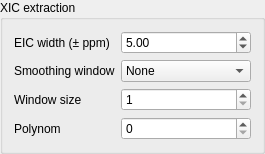
                          <widget class="QGroupBox" name="groupBox_7">
                           <property name="title">
                            <string>XIC extraction</string>
                           </property>
                           <layout class="QGridLayout" name="gridLayout_36">
                            <item row="0" column="0">
                             <widget class="QLabel" name="label_19">
                              <property name="toolTip">
                               <string>Identified M/Z Peaks are binned together using hierachical Clustering. This Parameter defines how far apart these M/Z Peaks may be</string>
                              </property>
                              <property name="text">
                               <string>EIC width (± ppm)</string>
                              </property>
                             </widget>
                            </item>
                            <item row="1" column="1">
                             <widget class="QComboBox" name="eicSmoothingWindow">
                              <property name="sizePolicy">
                               <sizepolicy hsizetype="Minimum" vsizetype="Minimum">
                                <horstretch>0</horstretch>
                                <verstretch>0</verstretch>
                               </sizepolicy>
                              </property>
                              <property name="minimumSize">
                               <size>
                                <width>130</width>
                                <height>0</height>
                               </size>
                              </property>
                              <item>
                               <property name="text">
                                <string>None</string>
                               </property>
                              </item>
                              <item>
                               <property name="text">
                                <string>Triangle</string>
                               </property>
                              </item>
                              <item>
                               <property name="text">
                                <string>Flat</string>
                               </property>
                              </item>
                              <item>
                               <property name="text">
                                <string>Gaussian</string>
                               </property>
                              </item>
                              <item>
                               <property name="text">
                                <string>Hanning</string>
                               </property>
                              </item>
                              <item>
                               <property name="text">
                                <string>SavitzkyGolay</string>
                               </property>
                              </item>
                             </widget>
                            </item>
                            <item row="0" column="1">
                             <widget class="QDoubleSpinBox" name="wavelet_EICppm">
                              <property name="value">
                               <double>5.000000000000000</double>
                              </property>
                             </widget>
                            </item>
                            <item row="1" column="0">
                             <widget class="QLabel" name="label_30">
                              <property name="text">
                               <string>Smoothing window</string>
                              </property>
                             </widget>
                            </item>
                            <item row="2" column="0">
                             <widget class="QLabel" name="smoothingWindowSizeLabel">
                              <property name="text">
                               <string>Window size</string>
                              </property>
                             </widget>
                            </item>
                            <item row="2" column="1">
                             <widget class="QSpinBox" name="eicSmoothingWindowSize">
                              <property name="minimum">
                               <number>1</number>
                              </property>
                              <property name="maximum">
                               <number>99</number>
                              </property>
                             </widget>
                            </item>
                            <item row="3" column="0">
                             <widget class="QLabel" name="smoothingWindowPolynomLabel">
                              <property name="text">
                               <string>Polynom</string>
                              </property>
                             </widget>
                            </item>
                            <item row="3" column="1">
                             <widget class="QSpinBox" name="smoothingPolynom_spinner"/>
                            </item>
                           </layout>
                          </widget>
